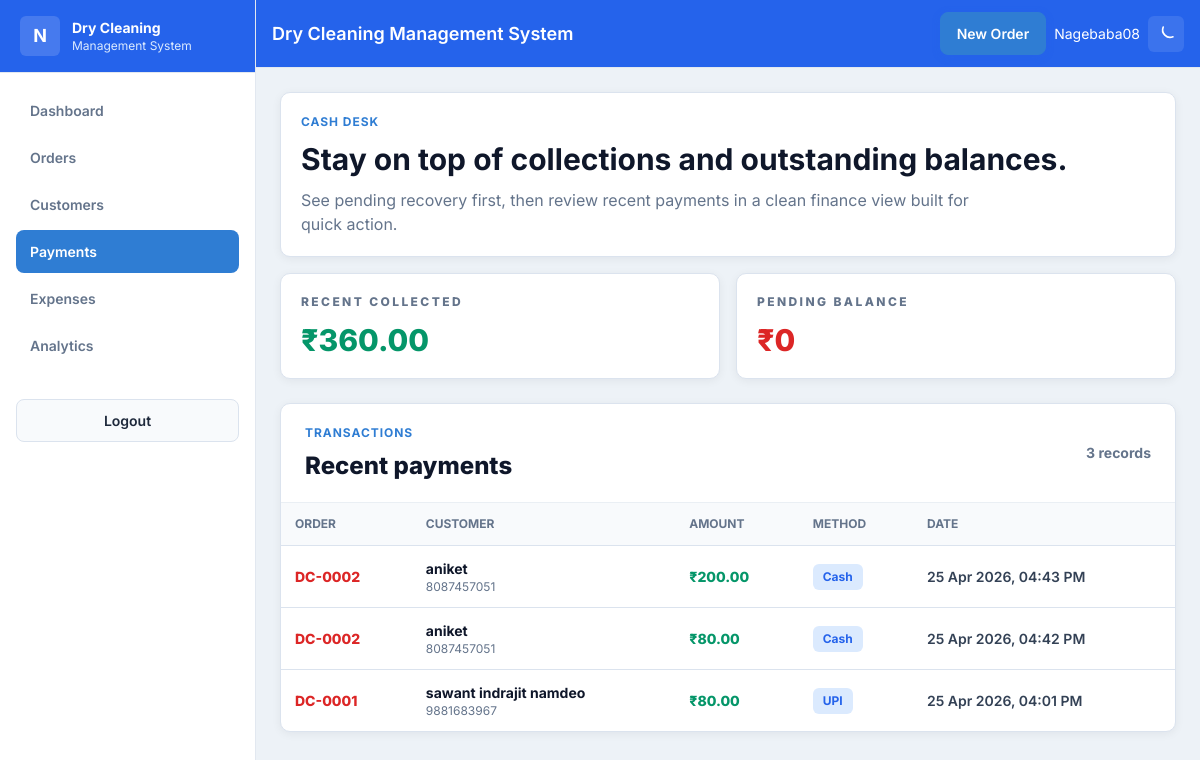
/payments/ (signed in), run on the app's committed database.
### core/models.py (models this page shows, shortened)
class Payment(models.Model):
    METHOD_CHOICES = [
        ('cash', 'Cash'),
        ('upi', 'UPI'),
        ('phonepe', 'PhonePe'),
        ('gpay', 'Google Pay'),
    ]
    order = models.ForeignKey(Order, on_delete=models.CASCADE, related_name='payments')
    amount = models.DecimalField(max_digits=10, decimal_places=2)
    method = models.CharField(max_length=20, choices=METHOD_CHOICES, default='cash')
    date = models.DateTimeField(default=timezone.now)
    notes = models.CharField(max_length=200, blank=True)

class Order(models.Model):
    STATUS_CHOICES = [
        ('pending', 'Pending'),
        ('in_process', 'In Process'),
        ('ready', 'Ready'),
        ('delivered', 'Delivered'),
    ]
    order_number = models.CharField(max_length=20, unique=True)
    customer = models.ForeignKey(Customer, on_delete=models.CASCADE, related_name='orders')
    order_date = models.DateTimeField(default=timezone.now)
    delivery_date = models.DateField(null=True, blank=True)
    status = models.CharField(max_length=20, choices=STATUS_CHOICES, default='pending')
    notes = models.TextField(blank=True)
    total_amount = models.DecimalField(max_digits=10, decimal_places=2, default=0)
    def paid_amount(self):
        return sum(payment.amount for payment in self.payments.all())
    def balance(self):
        return self.total_amount - self.paid_amount()

class Customer(models.Model):
    name = models.CharField(max_length=200)
    phone = models.CharField(max_length=15, unique=True)
    address = models.TextField(blank=True)
    created_at = models.DateTimeField(auto_now_add=True)

### core/views.py (the view)
# urls.py: path('payments/', views.payments_list, name='payments'),
@login_required
def payments_list(request):
    payments = Payment.objects.select_related('order__customer').order_by('-date')[:100]
    orders_with_balance = Order.objects.filter(status__in=['pending','in_process','ready']).select_related('customer')
    pending_list = [o for o in orders_with_balance if o.balance() > 0]
    return render(request, 'payments.html', {
        'payments': payments,
        'pending_list': pending_list,
        'payment_total': sum(payment.amount for payment in payments),
        'pending_total': sum(order.balance() for order in pending_list),
    })

### templates/payments.html (shortened to what this page needs)
{% extends 'base.html' %}
{% block content %}
<div class="space-y-6">
  <section class="grid gap-4 xl:grid-cols-[1.15fr_0.85fr]">
    <div class="card">
      <div class="section-kicker">Cash Desk</div>
      <h2 class="mt-3 page-title text-slate-900 dark:text-slate-100">Stay on top of collections and outstanding balances.</h2>
      <p class="mt-3 max-w-2xl muted">See pending recovery first, then review recent payments in a clean finance view built for quick action.</p>
    </div>
    <div class="grid gap-4 sm:grid-cols-2">
      <div class="card metric-card"><div class="muted text-xs font-extrabold uppercase tracking-[0.2em]">Recent Collected</div><div class="mt-3 text-3xl font-extrabold text-emerald-600 dark:text-emerald-300">&#8377;{{ payment_total }}</div></div>
      <div class="card metric-card"><div class="muted text-xs font-extrabold uppercase tracking-[0.2em]">Pending Balance</div><div class="mt-3 text-3xl font-extrabold text-red-600 dark:text-red-300">&#8377;{{ pending_total }}</div></div>
    </div>
  </section>
  <section class="card p-0">
    <div class="flex items-center justify-between border-b border-slate-200/70 px-6 py-5 dark:border-slate-700">
      <div>
        <div class="section-kicker">Transactions</div>
        <h3 class="mt-2 text-2xl font-extrabold text-slate-900 dark:text-slate-100">Recent payments</h3>
      </div>
      <div class="muted text-sm font-bold">{{ payments|length }} record{{ payments|length|pluralize }}</div>
    </div>
    <div class="table-shell border-0 rounded-none">
      <table>
        <thead>
          <tr>
            <th>Order</th>
            <th>Customer</th>
            <th>Amount</th>
            <th>Method</th>
            <th>Date</th>
          </tr>
        </thead>
        <tbody>
          {% for payment in payments %}
          <tr>
            <td><a href="/orders/{{ payment.order.pk }}/" class="font-extrabold text-red-600 dark:text-red-300">{{ payment.order.order_number }}</a></td>
            <td>
              <div class="font-bold text-slate-900 dark:text-slate-100">{{ payment.order.customer.name }}</div>
              <div class="muted text-xs">{{ payment.order.customer.phone }}</div>
            </td>
            <td class="font-extrabold text-emerald-600 dark:text-emerald-300">&#8377;{{ payment.amount }}</td>
            <td><span class="badge-in_process">{{ payment.get_method_display }}</span></td>
            <td class="text-sm font-semibold text-slate-700 dark:text-slate-200">{{ payment.date|date:"d M Y, h:i A" }}</td>
          </tr>
          {% empty %}
          <tr>
            <td colspan="5" class="px-6 py-14 text-center muted">No payments recorded yet.</td>
          </tr>
          {% endfor %}
        </tbody>
      </table>
    </div>
  </section>
</div>
{% endblock %}

### templates/base.html (shortened to what this page needs)
<!DOCTYPE html>
<html lang="en" class="light">
<head>
<script src="https://cdn.tailwindcss.com"></script>
</head>
<body class="min-h-screen">
{% block full_page %}
<div class="flex min-h-screen">
  <aside id="sidebar" class="no-print fixed inset-y-0 left-0 z-30 w-64 -translate-x-full border-r border-slate-200 bg-white transition-transform duration-300 dark:border-slate-700 dark:bg-slate-900 lg:translate-x-0">
    <div class="border-b border-slate-200 bg-brand-600 px-5 py-4 text-white dark:border-slate-700">
      <div class="flex items-center gap-3">
        <div class="flex h-10 w-10 items-center justify-center rounded-md bg-white/15 text-lg font-bold">N</div>
        <div>
          <div class="text-sm font-bold">Dry Cleaning</div>
          <div class="text-xs text-blue-100">Management System</div>
        </div>
      </div>
    </div>
    <nav class="space-y-1 p-4">
      <a href="/" class="sidebar-link {% if request.resolver_match.url_name == 'dashboard' %}active{% endif %}">Dashboard</a>
      <a href="/orders/" class="sidebar-link {% if 'order' in request.resolver_match.url_name %}active{% endif %}">Orders</a>
      <a href="/customers/" class="sidebar-link {% if 'customer' in request.resolver_match.url_name %}active{% endif %}">Customers</a>
      <a href="/payments/" class="sidebar-link {% if request.resolver_match.url_name == 'payments' %}active{% endif %}">Payments</a>
      <a href="/expenses/" class="sidebar-link {% if request.resolver_match.url_name == 'expenses' %}active{% endif %}">Expenses</a>
      <a href="/analytics/" class="sidebar-link {% if request.resolver_match.url_name == 'analytics' %}active{% endif %}">Analytics</a>
    </nav>
    <div class="mt-auto p-4">
      <a href="/logout/" class="btn-secondary w-full">Logout</a>
    </div>
  </aside>
  <div class="flex flex-1 flex-col lg:ml-64">
    <header class="no-print border-b border-slate-200 bg-brand-600 px-4 py-3 text-white dark:border-slate-700">
      <div class="flex items-center justify-between gap-3">
        <div class="flex items-center gap-3">
          <div class="text-lg font-semibold">Dry Cleaning Management System</div>
        </div>
        <div class="flex items-center gap-2">
          <a href="/orders/create/" class="btn-primary hidden sm:inline-flex">New Order</a>
          <span class="hidden text-sm sm:inline">{{ request.user.username }}</span>
          <button onclick="toggleTheme()" class="rounded-md bg-white/10 p-2" title="Toggle theme">
            <svg class="block h-5 w-5 dark:hidden" fill="none" stroke="currentColor" viewBox="0 0 24 24"><path stroke-linecap="round" stroke-linejoin="round" stroke-width="2" d="M20.354 15.354A9 9 0 018.646 3.646"/></svg>
          </button>
        </div>
      </div>
    </header>
    <main class="flex-1 p-4 lg:p-6">
      {% block content %}{% endblock %}
    </main>
  </div>
</div>
{% endblock %}
</body>
</html>

### templates/base.html (style rules this page uses)
:root { --bg: #edf2f7; --surface: #ffffff; --surface-soft: #f8fafc; --text: #1e293b; --muted: #64748b; --line: #dbe3ee; --brand: #2f7dd3; --brand-dark: #2563eb; --success: #16a34a; --danger: #ef4444; --warning: #f59e0b; --shadow: 0 2px 10px rgba(15, 23, 42, 0.06); }
body { font-family: 'Inter', sans-serif; background: var(--bg); color: var(--text); }
.card { background: var(--surface); border: 1px solid var(--line); border-radius: 10px; box-shadow: var(--shadow); padding: 20px; }
.sidebar-link { display: flex; align-items: center; gap: 12px; padding: 11px 14px; border-radius: 8px; color: var(--muted); font-size: 14px; font-weight: 600; transition: 0.18s ease; }
.sidebar-link.active { background: var(--brand); color: white; }
.btn-primary, .btn-secondary { display: inline-flex; align-items: center; justify-content: center; gap: 8px; padding: 10px 16px; border-radius: 8px; font-size: 14px; font-weight: 600; transition: 0.18s ease; }
.btn-primary { background: var(--brand); color: white; border: 1px solid var(--brand); box-shadow: 0 2px 8px rgba(37, 99, 235, 0.18); }
.btn-secondary { background: var(--surface-soft); color: var(--text); border: 1px solid var(--line); }
.section-kicker { font-size: 12px; font-weight: 700; color: var(--brand); text-transform: uppercase; letter-spacing: 0.08em; }
.page-title { font-size: 30px; line-height: 1.1; font-weight: 700; }
.muted { color: var(--muted); }
.table-shell { overflow-x: auto; border: 1px solid var(--line); border-radius: 10px; }
.table-shell table { width: 100%; border-collapse: collapse; }
.table-shell thead { background: #f8fafc; }
.table-shell th, .table-shell td { padding: 12px 14px; border-top: 1px solid var(--line); text-align: left; font-size: 14px; }
.table-shell th { border-top: 0; font-size: 12px; color: var(--muted); text-transform: uppercase; font-weight: 700; }
.badge-pending, .badge-in_process, .badge-ready, .badge-delivered, .badge-paid, .badge-partial, .badge-unpaid { display: inline-flex; align-items: center; justify-content: center; padding: 4px 10px; border-radius: 6px; font-size: 12px; font-weight: 700; }
.badge-in_process { background: #dbeafe; color: #2563eb; }

### data on the page
Payment: order.order_number "DC-0002", order.customer.name "aniket", order.customer.phone "8087457051", amount "200.00", method "Cash", date "25 Apr 2026, 04:43 PM"
Payment: order.order_number "DC-0002", order.customer.name "aniket", order.customer.phone "8087457051", amount "80.00", method "Cash", date "25 Apr 2026, 04:42 PM"
Payment: order.order_number "DC-0001", order.customer.name "sawant indrajit namdeo", order.customer.phone "9881683967", amount "80.00", method "UPI", date "25 Apr 2026, 04:01 PM"

### other printed values
{{ request.user.username }} "Nagebaba08"
{{ payment_total }} "360.00"
{{ pending_total }} "0"
{{ payments|length }} "3"
